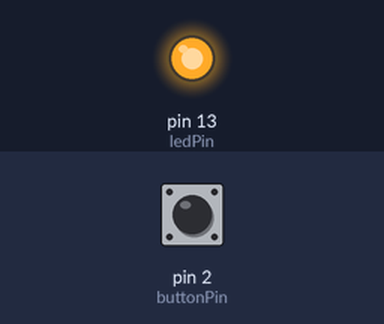
Simulated run of this sketch. Board: Arduino Uno, built with avr-gcc and run on an emulated ATmega328P. Parts: output pins drawn as LEDs (lit = HIGH). The test bench sets the inputs (shaded band); at power-on: pin 2 (buttonPin) HIGH.

Above: at 1.2 s.
1.3 s: pin 2 (buttonPin) pulled LOW for 0.15 s
At 2.2 s:
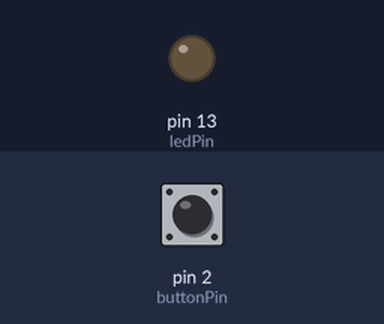
2.9 s: pin 2 (buttonPin) pulled LOW for 1 s
At 4.7 s:
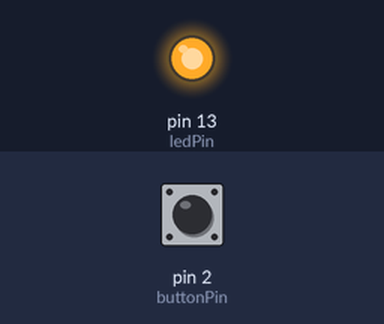
5.4 s: pin 2 (buttonPin) pulled LOW for 3.2 s
At 9.4 s:
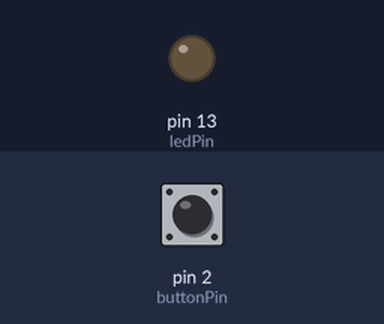
Timing chart, 0 to 10.9 s (numbered marks = the images above; inputs shaded):
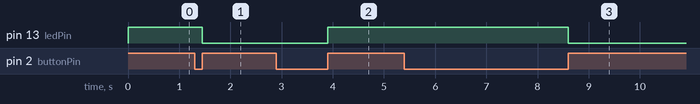

The sketch:

Natalie_L4_Debounce.ino
```cpp
// C++ code
//

//vars
int buttonPin=2;
int ledPin=13;

int buttonState; //check for button press
int lastButtonState = LOW; //previous check for button press, saved

int ledState=HIGH;

long debounceDelay=50;
long lastDebounceTime=0;

void setup()
{
  pinMode(buttonPin, INPUT);
  pinMode(ledPin, OUTPUT);

  digitalWrite(ledPin,ledState); //set initial LED state (HIGH, as var was initialized HIGH in vars)
}

void loop()
{
  int sensorValue = digitalRead(buttonPin);

  if (buttonState != lastButtonState){
    //if the button is held, this statement is False (skips block)
    lastDebounceTime = millis(); //resets debounce timer
  }

  if((millis() - lastDebounceTime) > debounceDelay){
    //for stable current state

    if (sensorValue != buttonState){
      buttonState = sensorValue;
      //if the button state changes,
      //set the state of the button to the sensorValue

      if (buttonState == HIGH){
        //enables the LED if the state of the button is HIGH
        ledState = !ledState;
      }
    }
  }

  digitalWrite(13, ledState); //updates state of the led (LOW or HIGH depending on the previous block of code)

  //saves the button state
  lastButtonState = sensorValue;
}
```

Measured:
- after the input at 1.3 s, pin 13 (ledPin): HIGH → LOW after 0.15 s
- after the input at 2.9 s, pin 13 (ledPin): LOW → HIGH after 1.0 s
- after the input at 5.4 s, pin 13 (ledPin): HIGH → LOW after 3.2 s
